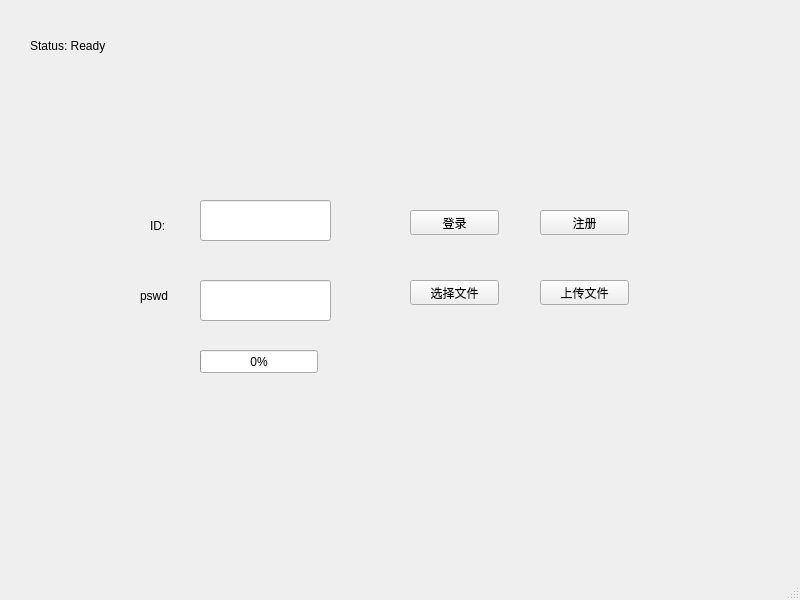
<?xml version="1.0" encoding="UTF-8"?>
<ui version="4.0">
 <class>MainWindow</class>
 <widget class="QMainWindow" name="MainWindow">
  <property name="geometry">
   <rect>
    <x>0</x>
    <y>0</y>
    <width>800</width>
    <height>600</height>
   </rect>
  </property>
  <property name="windowTitle">
   <string>MainWindow</string>
  </property>
  <widget class="QWidget" name="centralwidget">
   <widget class="QLabel" name="statusLabel">
    <property name="geometry">
     <rect>
      <x>30</x>
      <y>20</y>
      <width>111</width>
      <height>51</height>
     </rect>
    </property>
    <property name="text">
     <string>Status: Ready</string>
    </property>
   </widget>
   <widget class="QLineEdit" name="usernameEdit">
    <property name="geometry">
     <rect>
      <x>200</x>
      <y>200</y>
      <width>131</width>
      <height>41</height>
     </rect>
    </property>
   </widget>
   <widget class="QLineEdit" name="passwordEdit">
    <property name="geometry">
     <rect>
      <x>200</x>
      <y>280</y>
      <width>131</width>
      <height>41</height>
     </rect>
    </property>
    <property name="echoMode">
     <enum>QLineEdit::Password</enum>
    </property>
   </widget>
   <widget class="QPushButton" name="loginButton">
    <property name="geometry">
     <rect>
      <x>410</x>
      <y>210</y>
      <width>89</width>
      <height>25</height>
     </rect>
    </property>
    <property name="text">
     <string>登录</string>
    </property>
   </widget>
   <widget class="QPushButton" name="selectFileButton">
    <property name="geometry">
     <rect>
      <x>410</x>
      <y>280</y>
      <width>89</width>
      <height>25</height>
     </rect>
    </property>
    <property name="text">
     <string>选择文件</string>
    </property>
   </widget>
   <widget class="QProgressBar" name="progressBar">
    <property name="geometry">
     <rect>
      <x>200</x>
      <y>350</y>
      <width>118</width>
      <height>23</height>
     </rect>
    </property>
    <property name="value">
     <number>0</number>
    </property>
   </widget>
   <widget class="QLabel" name="statusLabel_2">
    <property name="geometry">
     <rect>
      <x>150</x>
      <y>200</y>
      <width>111</width>
      <height>51</height>
     </rect>
    </property>
    <property name="text">
     <string>ID:</string>
    </property>
   </widget>
   <widget class="QLabel" name="statusLabel_3">
    <property name="geometry">
     <rect>
      <x>140</x>
      <y>270</y>
      <width>111</width>
      <height>51</height>
     </rect>
    </property>
    <property name="text">
     <string>pswd</string>
    </property>
   </widget>
   <widget class="QPushButton" name="uploadButton">
    <property name="geometry">
     <rect>
      <x>540</x>
      <y>280</y>
      <width>89</width>
      <height>25</height>
     </rect>
    </property>
    <property name="text">
     <string>上传文件</string>
    </property>
   </widget>
   <widget class="QPushButton" name="registerButton">
    <property name="geometry">
     <rect>
      <x>540</x>
      <y>210</y>
      <width>89</width>
      <height>25</height>
     </rect>
    </property>
    <property name="text">
     <string>注册</string>
    </property>
   </widget>
  </widget>
  <widget class="QMenuBar" name="menubar">
   <property name="geometry">
    <rect>
     <x>0</x>
     <y>0</y>
     <width>800</width>
     <height>22</height>
    </rect>
   </property>
  </widget>
  <widget class="QStatusBar" name="statusbar"/>
 </widget>
 <resources/>
 <connections/>
</ui>
